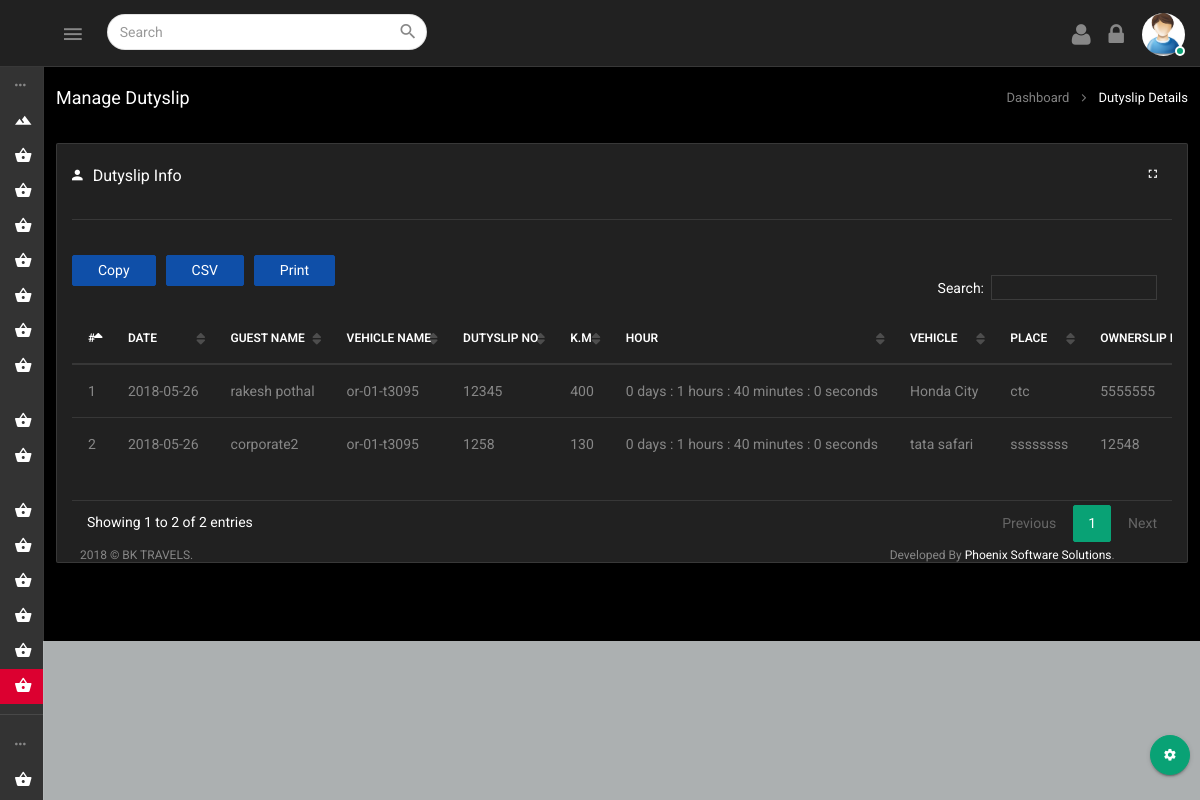
Screenshot of /bktravels/all_duityslip_view.php with the database file from the repository.
### tables this page shows
CREATE TABLE `duitysliprecord` (
  `id` int(11) NOT NULL,
  `date` date NOT NULL,
  `dityslipno` int(11) NOT NULL,
  `bookedby` varchar(555) NOT NULL,
  `driver_name` varchar(555) NOT NULL,
  `totalkm` int(11) NOT NULL,
  `status` enum('0','1') NOT NULL COMMENT '0 = clint 1 = owener',
  `insertdate` timestamp NOT NULL DEFAULT CURRENT_TIMESTAMP,
  `guest_name` varchar(555) NOT NULL,
  `vehicle_no` varchar(555) NOT NULL,
  `total_time` varchar(555) NOT NULL,
  `vehicle_name` varchar(555) NOT NULL,
  `drop_location` varchar(555) NOT NULL,
  `owner_slip_no` int(11) NOT NULL,
  `o_p` varchar(555) NOT NULL,
  `travel_advance` int(11) NOT NULL,
  `guest_advance` int(11) NOT NULL,
  `toll` int(11) NOT NULL,
  `netadvance` int(11) NOT NULL,
  `cash_return` int(11) NOT NULL
);

### bktravels/all_duityslip_view.php (the view, shortened to what this page needs)
<?php
include('config.php');
function month_list(){
	global $mysqli;
	$stmt = $mysqli->prepare("SELECT
	id,
	month
	 FROM months
       ");
	$stmt->execute();
	$stmt->bind_result($id,$name);
       while($stmt->fetch()){
         $row[]=array('id'=>$id,'month'=>$name);
       }
     	if(!empty($row)){
     	return ($row);
      }
     	else {
         return "a";
       }
}
function corporate_list($status){
	global $mysqli;
	$stmt = $mysqli->prepare("SELECT
	id,
	name
	 FROM aacorporate
	 WHERE status= ?;
       ");
	$stmt->bind_param("s",$status);
	$stmt->execute();
	$stmt->bind_result($id,$name);
       while($stmt->fetch()){
         $row[]=array('id'=>$id,'name'=>$name);
       }
     	if(!empty($row)){
     	return ($row);
      }
     	else {
         return "a";
       }
}
  function fetchdutyslip(){
    global $mysqli;
    $stmt = $mysqli->prepare("SELECT
    id,
	date,
	dityslipno,
	bookedby,
	driver_name,
	totalkm,
	status,
	guest_name,
	vehicle_no,
	total_time,
	vehicle_name,
	drop_location,
	owner_slip_no,
	o_p,
	travel_advance,
	guest_advance,
	toll,
	netadvance,
	cash_return
      FROM duitysliprecord ORDER BY dityslipno DESC
       ");
       $stmt->execute();
       $stmt->bind_result($id,$date,$dityslipno,$bookedby,$driver_name,$totalkm,$status,$guest_name,$vehicle_no,$total_time,$vehicle_name,$drop_location,$owner_slip_no,$o_p,$travel_advance,$guest_advance,$toll,$netadvance,$cash_return);
       while($stmt->fetch()){
         $row[]=array('id'=>$id,'date'=>$date,'dityslipno'=>$dityslipno,'bookedby'=>$bookedby,'driver_name'=>$driver_name,'totalkm'=>$totalkm,'status'=>$status,'guest_name'=>$guest_name,'vehicle_no'=>$vehicle_no,'total_time'=>$total_time,'vehicle_name'=>$vehicle_name,'drop_location'=>$drop_location,'owner_slip_no'=>$owner_slip_no,'o_p'=>$o_p,'travel_advance'=>$travel_advance,'guest_advance'=>$guest_advance,'toll'=>$toll,'netadvance'=>$netadvance,'cash_return'=>$cash_return);
       }
     	if(!empty($row)){
     	return ($row);
      }
     	else {
         return "";
       }
  }
$corporate_list = corporate_list(1);
$month_list = month_list();
$fetchdutyslip = fetchdutyslip();
?>
<!DOCTYPE html>
<html lang="en">
<?php include("include/header.php"); ?>
	<body>
		<div class="wrapper theme-4-active pimary-color-red">
			<?php include("include/top_nav.php"); ?>
			<?php include("include/nav.php"); ?>
			<?php include("include/theme_color.php"); ?>
			<div class="page-wrapper">
				<div class="container-fluid">
					<div class="row heading-bg">
						<div class="col-lg-3 col-md-4 col-sm-4 col-xs-12">
							<h5 class="txt-dark">Manage Dutyslip</h5>
						</div>
						<div class="col-lg-9 col-sm-8 col-md-8 col-xs-12">
							<ol class="breadcrumb">
								<li><a href="dashboard.php">Dashboard</a></li>
								<li class="active"><span> Dutyslip Details</span></li>
							</ol>
						</div>
					</div>
						 <div class="row" id="pks1">
						<div class="col-sm-12">
							<div class="panel panel-default card-view">
								<div class="panel-wrapper collapse in">
									<div class="panel-body">
                    <div class="pull-right">
    									<a href="#" class="pull-left inline-block full-screen mr-15">
    										<i class="zmdi zmdi-fullscreen"></i>
    									</a>
    								</div>
										<h6 class="txt-dark capitalize-font"><i class="zmdi zmdi-account mr-10"></i>Dutyslip Info</h6>
										<br>
							 <hr class="light-grey-hr"/>
													<div class="table-wrap">
											<div class="table-responsive">
												<table id="example" class="table table-hover display  pb-30" >
                           <?php
                          if(!empty($fetchdutyslip)) { ?>
													<thead>
														<tr>
															<th>#</th>
															<th>Date</th>
															<th>Guest Name</th>
															<th>Vehicle Name</th>
															<th>Dutyslip No</th>
															<th>K.M</th>
															<th>Hour</th>
															<th>Vehicle</th>
															<th>Place</th>
															<th>Ownerslip No</th>
														</tr>
													</thead>
													<tbody>
														<?php
										 					$i = 1;
                              foreach ($fetchdutyslip as $v1) {
										 					?>
														<tr>
															<td><?php echo $i; ?></td>
															<td><?php echo $v1['date'];?></td>
															<td><?php echo $v1['guest_name'];?></td>
															<td><?php echo $v1['vehicle_no'];?></td>
															<td><?php echo $v1['dityslipno'];?></td>
															<td><?php echo $v1['totalkm'];?></td>
															<td><?php echo $v1['total_time'];?></td>
															<td><?php echo $v1['vehicle_name'];?></td>
															<td><?php echo $v1['drop_location'];?></td>
															<td><?php echo $v1['owner_slip_no'];?></td>
														</tr>
															<?php $i++; } ?>
													</tbody>
                        <?php } else echo "No data Found"; ?>
												</table>
											</div>
										</div>
				</div>
				<?php include("include/footer.php"); ?>
			</div>
		</div>
	</body>
</html>

### rows the page displays
duitysliprecord: date "2018-05-26", guest_name "rakesh pothal", vehicle_no "or-01-t3095", dityslipno "12345", totalkm "400", total_time "0 days : 1 hours : 40 minutes : 0 seconds", vehicle_name "Honda City", drop_location "ctc", owner_slip_no "5555555"
duitysliprecord: date "2018-05-26", guest_name "corporate2", vehicle_no "or-01-t3095", dityslipno "1258", totalkm "130", total_time "0 days : 1 hours : 40 minutes : 0 seconds", vehicle_name "tata safari", drop_location "ssssssss", owner_slip_no "12548"
